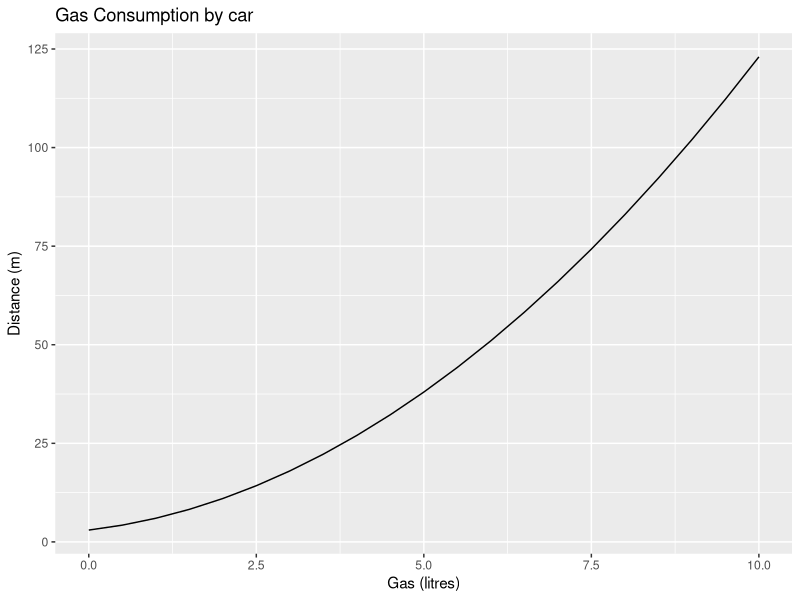

Recreate this plot in R.
## ---- chunk 1
# Write you code in this cell
setwd("C:/Users/smrit/Documents/GitHub/MBIO612F22/1_Introduction")
x <- runif(5, min = 1, max = 50)
print(x)
y <- mean(x)
print(y)
## ---- chunk 2
# Write you code in this cell
sec_per_min = 60
sec_per_hour = sec_per_min*60
sec_per_day = sec_per_hour*24
print(sec_per_day)

## ---- chunk 3
# Write you code in this cell
x_axis <- seq(0,10, by = 0.5)
## ---- chunk 4
# Write you code in this cell
y_axis <- ((x_axis^2) + 2*(x_axis) + 3)


## ---- chunk 5
# Write you code in this cell
library(ggplot2)
library(tidyverse)
?qplot
qplot(x_axis, y_axis, geom = "path", main = "Gas Consumption by car", xlab = "Gas (litres)", ylab = "Distance (m)")
  

